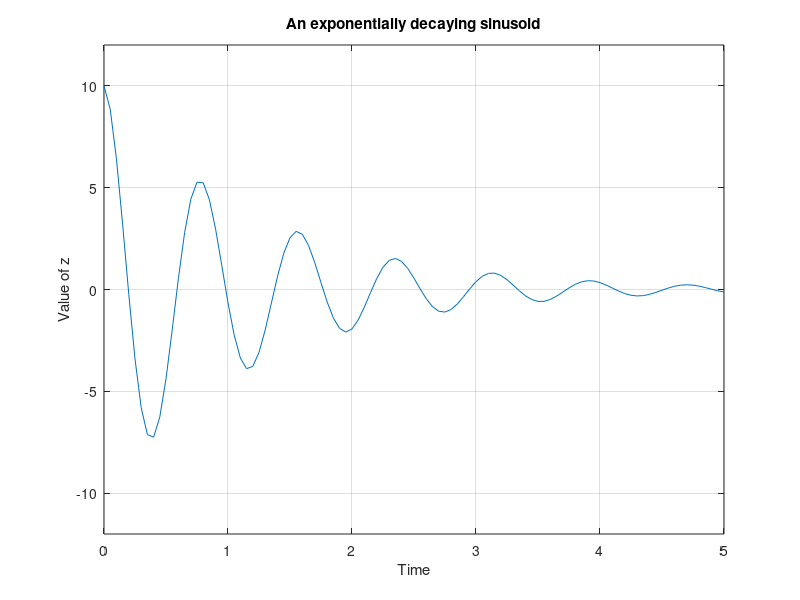

This chart was generated by the following MATLAB code:
%{
 Define vectors to represent the functions x(t) = exp(-0.8t) , y(t) = cos(8t) and
z(t)= 10x(t)*y(t) = 10exp(-0.8t)*cos(8t) . Use values of t ranging from 0 to 5.0 at
intervals of 0.05.
Plot z versus t. Add a title “An exponentially decaying sinusoid”, label the x-axis 
“Time”, label the y-axis “Value of z”, set the range of z values to be -12 to 12 and 
turn on the grid lines. Use the functions title, xlabel, ylabel, axis (or ylim) and grid.
%}


% Define the functions
t = 0:0.05:5.0; % Define the range of t values
x= exp(-0.8.*t);
y= cos(8.*t);
z= 10.*x.*y;

% Plot z versus t
plot(t, z);

% Add title and labels
title('An exponentially decaying sinusoid');
xlabel('Time');
ylabel('Value of z');

% Set the range of z values to be -12 to 12
ylim([-12, 12]); %Sets the y-axis limits to be between -12 and 12.

% Turn on the grid lines
grid on; %Turns on grid lines for better visualization.
